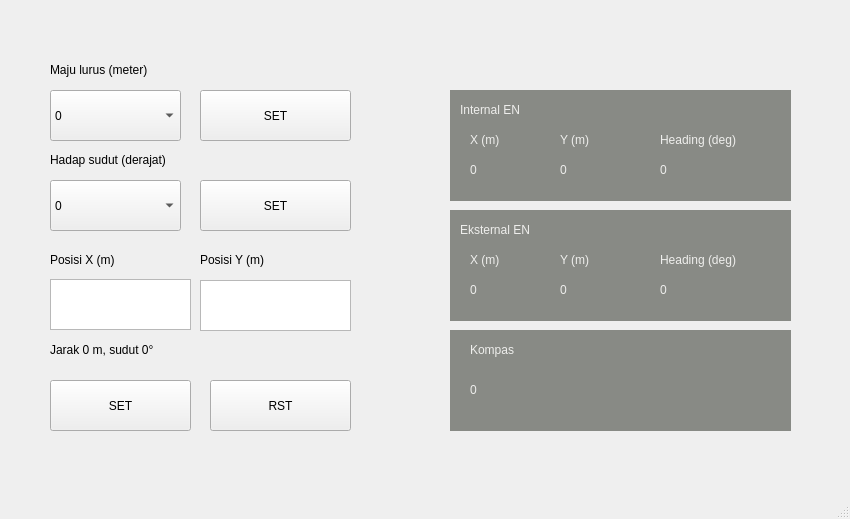
<?xml version="1.0" encoding="UTF-8"?>
<ui version="4.0">
 <class>MainWindow</class>
 <widget class="QMainWindow" name="MainWindow">
  <property name="geometry">
   <rect>
    <x>0</x>
    <y>0</y>
    <width>850</width>
    <height>519</height>
   </rect>
  </property>
  <property name="windowTitle">
   <string>MainWindow</string>
  </property>
  <widget class="QWidget" name="centralwidget">
   <widget class="QComboBox" name="cb_forward">
    <property name="geometry">
     <rect>
      <x>50</x>
      <y>90</y>
      <width>131</width>
      <height>51</height>
     </rect>
    </property>
    <item>
     <property name="text">
      <string>0</string>
     </property>
    </item>
    <item>
     <property name="text">
      <string>0.5</string>
     </property>
    </item>
    <item>
     <property name="text">
      <string>1</string>
     </property>
    </item>
    <item>
     <property name="text">
      <string>1.5</string>
     </property>
    </item>
    <item>
     <property name="text">
      <string>2</string>
     </property>
    </item>
   </widget>
   <widget class="QLabel" name="label">
    <property name="geometry">
     <rect>
      <x>50</x>
      <y>60</y>
      <width>191</width>
      <height>20</height>
     </rect>
    </property>
    <property name="text">
     <string>Maju lurus (meter)</string>
    </property>
   </widget>
   <widget class="QPushButton" name="pb_set_forward">
    <property name="geometry">
     <rect>
      <x>200</x>
      <y>90</y>
      <width>151</width>
      <height>51</height>
     </rect>
    </property>
    <property name="text">
     <string>SET</string>
    </property>
   </widget>
   <widget class="QLabel" name="label_2">
    <property name="geometry">
     <rect>
      <x>50</x>
      <y>150</y>
      <width>191</width>
      <height>20</height>
     </rect>
    </property>
    <property name="text">
     <string>Hadap sudut (derajat)</string>
    </property>
   </widget>
   <widget class="QComboBox" name="cb_heading">
    <property name="geometry">
     <rect>
      <x>50</x>
      <y>180</y>
      <width>131</width>
      <height>51</height>
     </rect>
    </property>
    <item>
     <property name="text">
      <string>0</string>
     </property>
    </item>
    <item>
     <property name="text">
      <string>45</string>
     </property>
    </item>
    <item>
     <property name="text">
      <string>90</string>
     </property>
    </item>
    <item>
     <property name="text">
      <string>135</string>
     </property>
    </item>
    <item>
     <property name="text">
      <string>180</string>
     </property>
    </item>
    <item>
     <property name="text">
      <string>225</string>
     </property>
    </item>
    <item>
     <property name="text">
      <string>270</string>
     </property>
    </item>
    <item>
     <property name="text">
      <string>315</string>
     </property>
    </item>
    <item>
     <property name="text">
      <string>360</string>
     </property>
    </item>
   </widget>
   <widget class="QTextEdit" name="edit_pos_x">
    <property name="geometry">
     <rect>
      <x>50</x>
      <y>279</y>
      <width>141</width>
      <height>51</height>
     </rect>
    </property>
   </widget>
   <widget class="QLabel" name="label_3">
    <property name="geometry">
     <rect>
      <x>50</x>
      <y>250</y>
      <width>101</width>
      <height>20</height>
     </rect>
    </property>
    <property name="text">
     <string>Posisi X (m)</string>
    </property>
   </widget>
   <widget class="QTextEdit" name="edit_pos_y">
    <property name="geometry">
     <rect>
      <x>200</x>
      <y>280</y>
      <width>151</width>
      <height>51</height>
     </rect>
    </property>
   </widget>
   <widget class="QLabel" name="label_4">
    <property name="geometry">
     <rect>
      <x>200</x>
      <y>250</y>
      <width>101</width>
      <height>20</height>
     </rect>
    </property>
    <property name="text">
     <string>Posisi Y (m)</string>
    </property>
   </widget>
   <widget class="QLabel" name="tv_auto_calculate_heading">
    <property name="geometry">
     <rect>
      <x>50</x>
      <y>340</y>
      <width>291</width>
      <height>20</height>
     </rect>
    </property>
    <property name="text">
     <string>Jarak 0 m, sudut 0°</string>
    </property>
   </widget>
   <widget class="QPushButton" name="pb_set_pos">
    <property name="geometry">
     <rect>
      <x>50</x>
      <y>380</y>
      <width>141</width>
      <height>51</height>
     </rect>
    </property>
    <property name="text">
     <string>SET</string>
    </property>
   </widget>
   <widget class="QLabel" name="label_6">
    <property name="geometry">
     <rect>
      <x>460</x>
      <y>100</y>
      <width>101</width>
      <height>20</height>
     </rect>
    </property>
    <property name="styleSheet">
     <string notr="true">color: rgb(238, 238, 236);</string>
    </property>
    <property name="text">
     <string>Internal EN</string>
    </property>
   </widget>
   <widget class="QLabel" name="label_7">
    <property name="geometry">
     <rect>
      <x>450</x>
      <y>90</y>
      <width>341</width>
      <height>111</height>
     </rect>
    </property>
    <property name="styleSheet">
     <string notr="true">background-color: rgb(136, 138, 133);</string>
    </property>
    <property name="text">
     <string/>
    </property>
   </widget>
   <widget class="QLabel" name="label_8">
    <property name="geometry">
     <rect>
      <x>470</x>
      <y>130</y>
      <width>41</width>
      <height>20</height>
     </rect>
    </property>
    <property name="styleSheet">
     <string notr="true">color: rgb(238, 238, 236);</string>
    </property>
    <property name="text">
     <string>X (m)</string>
    </property>
   </widget>
   <widget class="QLabel" name="label_9">
    <property name="geometry">
     <rect>
      <x>560</x>
      <y>130</y>
      <width>41</width>
      <height>20</height>
     </rect>
    </property>
    <property name="styleSheet">
     <string notr="true">color: rgb(238, 238, 236);</string>
    </property>
    <property name="text">
     <string>Y (m)</string>
    </property>
   </widget>
   <widget class="QLabel" name="label_10">
    <property name="geometry">
     <rect>
      <x>660</x>
      <y>130</y>
      <width>101</width>
      <height>20</height>
     </rect>
    </property>
    <property name="styleSheet">
     <string notr="true">color: rgb(238, 238, 236);</string>
    </property>
    <property name="text">
     <string>Heading (deg)</string>
    </property>
   </widget>
   <widget class="QLabel" name="x_internal_val">
    <property name="geometry">
     <rect>
      <x>470</x>
      <y>160</y>
      <width>41</width>
      <height>20</height>
     </rect>
    </property>
    <property name="styleSheet">
     <string notr="true">color: rgb(238, 238, 236);</string>
    </property>
    <property name="text">
     <string>0</string>
    </property>
   </widget>
   <widget class="QLabel" name="y_internal_val">
    <property name="geometry">
     <rect>
      <x>560</x>
      <y>160</y>
      <width>41</width>
      <height>20</height>
     </rect>
    </property>
    <property name="styleSheet">
     <string notr="true">color: rgb(238, 238, 236);</string>
    </property>
    <property name="text">
     <string>0</string>
    </property>
   </widget>
   <widget class="QLabel" name="th_internal_val">
    <property name="geometry">
     <rect>
      <x>660</x>
      <y>160</y>
      <width>41</width>
      <height>20</height>
     </rect>
    </property>
    <property name="styleSheet">
     <string notr="true">color: rgb(238, 238, 236);</string>
    </property>
    <property name="text">
     <string>0</string>
    </property>
   </widget>
   <widget class="QLabel" name="label_14">
    <property name="geometry">
     <rect>
      <x>660</x>
      <y>280</y>
      <width>41</width>
      <height>20</height>
     </rect>
    </property>
    <property name="styleSheet">
     <string notr="true">color: rgb(238, 238, 236);</string>
    </property>
    <property name="text">
     <string>0</string>
    </property>
   </widget>
   <widget class="QLabel" name="label_15">
    <property name="geometry">
     <rect>
      <x>450</x>
      <y>210</y>
      <width>341</width>
      <height>111</height>
     </rect>
    </property>
    <property name="styleSheet">
     <string notr="true">background-color: rgb(136, 138, 133);</string>
    </property>
    <property name="text">
     <string/>
    </property>
   </widget>
   <widget class="QLabel" name="label_16">
    <property name="geometry">
     <rect>
      <x>470</x>
      <y>250</y>
      <width>41</width>
      <height>20</height>
     </rect>
    </property>
    <property name="styleSheet">
     <string notr="true">color: rgb(238, 238, 236);</string>
    </property>
    <property name="text">
     <string>X (m)</string>
    </property>
   </widget>
   <widget class="QLabel" name="y_external_val">
    <property name="geometry">
     <rect>
      <x>560</x>
      <y>280</y>
      <width>41</width>
      <height>20</height>
     </rect>
    </property>
    <property name="styleSheet">
     <string notr="true">color: rgb(238, 238, 236);</string>
    </property>
    <property name="text">
     <string>0</string>
    </property>
   </widget>
   <widget class="QLabel" name="label_18">
    <property name="geometry">
     <rect>
      <x>660</x>
      <y>250</y>
      <width>101</width>
      <height>20</height>
     </rect>
    </property>
    <property name="styleSheet">
     <string notr="true">color: rgb(238, 238, 236);</string>
    </property>
    <property name="text">
     <string>Heading (deg)</string>
    </property>
   </widget>
   <widget class="QLabel" name="x_external_val">
    <property name="geometry">
     <rect>
      <x>470</x>
      <y>280</y>
      <width>41</width>
      <height>20</height>
     </rect>
    </property>
    <property name="styleSheet">
     <string notr="true">color: rgb(238, 238, 236);</string>
    </property>
    <property name="text">
     <string>0</string>
    </property>
   </widget>
   <widget class="QLabel" name="label_20">
    <property name="geometry">
     <rect>
      <x>460</x>
      <y>220</y>
      <width>101</width>
      <height>20</height>
     </rect>
    </property>
    <property name="styleSheet">
     <string notr="true">color: rgb(238, 238, 236);</string>
    </property>
    <property name="text">
     <string>Eksternal EN</string>
    </property>
   </widget>
   <widget class="QLabel" name="label_21">
    <property name="geometry">
     <rect>
      <x>560</x>
      <y>250</y>
      <width>41</width>
      <height>20</height>
     </rect>
    </property>
    <property name="styleSheet">
     <string notr="true">color: rgb(238, 238, 236);</string>
    </property>
    <property name="text">
     <string>Y (m)</string>
    </property>
   </widget>
   <widget class="QLabel" name="label_22">
    <property name="geometry">
     <rect>
      <x>450</x>
      <y>330</y>
      <width>341</width>
      <height>101</height>
     </rect>
    </property>
    <property name="styleSheet">
     <string notr="true">background-color: rgb(136, 138, 133);</string>
    </property>
    <property name="text">
     <string/>
    </property>
   </widget>
   <widget class="QPushButton" name="pb_reset">
    <property name="geometry">
     <rect>
      <x>210</x>
      <y>380</y>
      <width>141</width>
      <height>51</height>
     </rect>
    </property>
    <property name="text">
     <string>RST</string>
    </property>
   </widget>
   <widget class="QPushButton" name="pb_set_heading">
    <property name="geometry">
     <rect>
      <x>200</x>
      <y>180</y>
      <width>151</width>
      <height>51</height>
     </rect>
    </property>
    <property name="text">
     <string>SET</string>
    </property>
   </widget>
   <widget class="QLabel" name="th_external_val">
    <property name="geometry">
     <rect>
      <x>660</x>
      <y>280</y>
      <width>41</width>
      <height>20</height>
     </rect>
    </property>
    <property name="styleSheet">
     <string notr="true">color: rgb(238, 238, 236);</string>
    </property>
    <property name="text">
     <string>0</string>
    </property>
   </widget>
   <widget class="QLabel" name="label_24">
    <property name="geometry">
     <rect>
      <x>470</x>
      <y>340</y>
      <width>101</width>
      <height>20</height>
     </rect>
    </property>
    <property name="styleSheet">
     <string notr="true">color: rgb(238, 238, 236);</string>
    </property>
    <property name="text">
     <string>Kompas</string>
    </property>
   </widget>
   <widget class="QLabel" name="compass_val">
    <property name="geometry">
     <rect>
      <x>470</x>
      <y>380</y>
      <width>41</width>
      <height>20</height>
     </rect>
    </property>
    <property name="styleSheet">
     <string notr="true">color: rgb(238, 238, 236);</string>
    </property>
    <property name="text">
     <string>0</string>
    </property>
   </widget>
   <zorder>cb_forward</zorder>
   <zorder>label</zorder>
   <zorder>pb_set_forward</zorder>
   <zorder>label_2</zorder>
   <zorder>cb_heading</zorder>
   <zorder>edit_pos_x</zorder>
   <zorder>label_3</zorder>
   <zorder>edit_pos_y</zorder>
   <zorder>label_4</zorder>
   <zorder>tv_auto_calculate_heading</zorder>
   <zorder>pb_set_pos</zorder>
   <zorder>label_7</zorder>
   <zorder>label_6</zorder>
   <zorder>label_8</zorder>
   <zorder>label_9</zorder>
   <zorder>label_10</zorder>
   <zorder>x_internal_val</zorder>
   <zorder>y_internal_val</zorder>
   <zorder>th_internal_val</zorder>
   <zorder>label_14</zorder>
   <zorder>label_15</zorder>
   <zorder>label_16</zorder>
   <zorder>y_external_val</zorder>
   <zorder>label_18</zorder>
   <zorder>x_external_val</zorder>
   <zorder>label_20</zorder>
   <zorder>label_21</zorder>
   <zorder>label_22</zorder>
   <zorder>pb_reset</zorder>
   <zorder>pb_set_heading</zorder>
   <zorder>th_external_val</zorder>
   <zorder>label_24</zorder>
   <zorder>compass_val</zorder>
  </widget>
  <widget class="QStatusBar" name="statusbar"/>
 </widget>
 <resources/>
 <connections/>
</ui>
